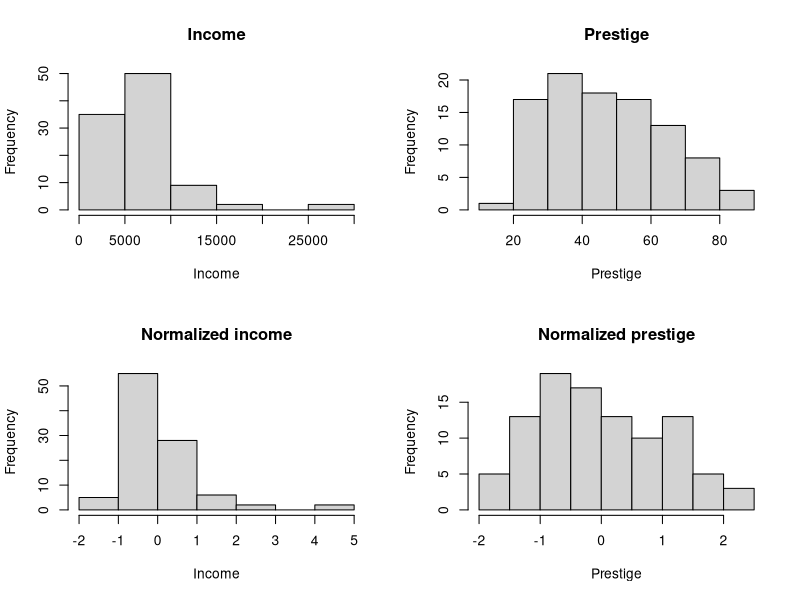
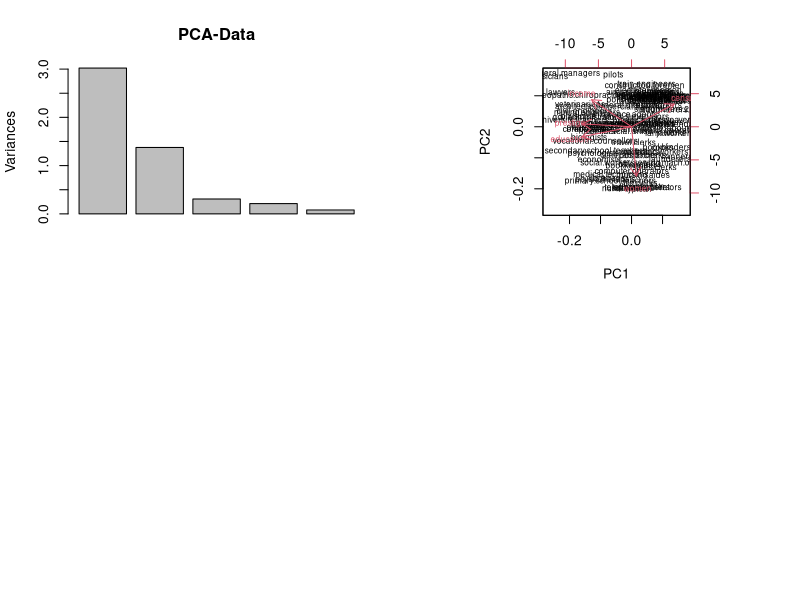

Generate these figures, in order, with R:
## ---- chunk 1
require(car)
## ---- chunk 2
clearedPrestige <- Prestige[complete.cases(Prestige),]
# divide data
numericalValues <- clearedPrestige[, 1:5]
ordinalValues <- clearedPrestige[, 6]
# clear data from inf-values
numericalValues[is.infinite(numericalValues$women),] <- 0.00
## ---- chunk 3
normalizedData <- scale(numericalValues)
summary(normalizedData)
## ---- chunk 4
par(mfrow=c(2, 2))
hist(clearedPrestige$income, main="Income", xlab = "Income")
hist(clearedPrestige$prestige, main="Prestige", xlab = "Prestige")
hist(normalizedData[,2], main="Normalized income", xlab = "Income")
hist(normalizedData[,4], main="Normalized prestige", xlab = "Prestige")
## ---- chunk 5
pca <- prcomp(normalizedData, center=TRUE, scale. = TRUE)
pca
## ---- chunk 6
plot(pca, main="PCA-Data")
## ---- chunk 7
biplot(pca, cex=0.6, expand=1)
pdf("test.pdf", biplot(pca, cex=0.6, expand=1))
## ---- chunk 8

